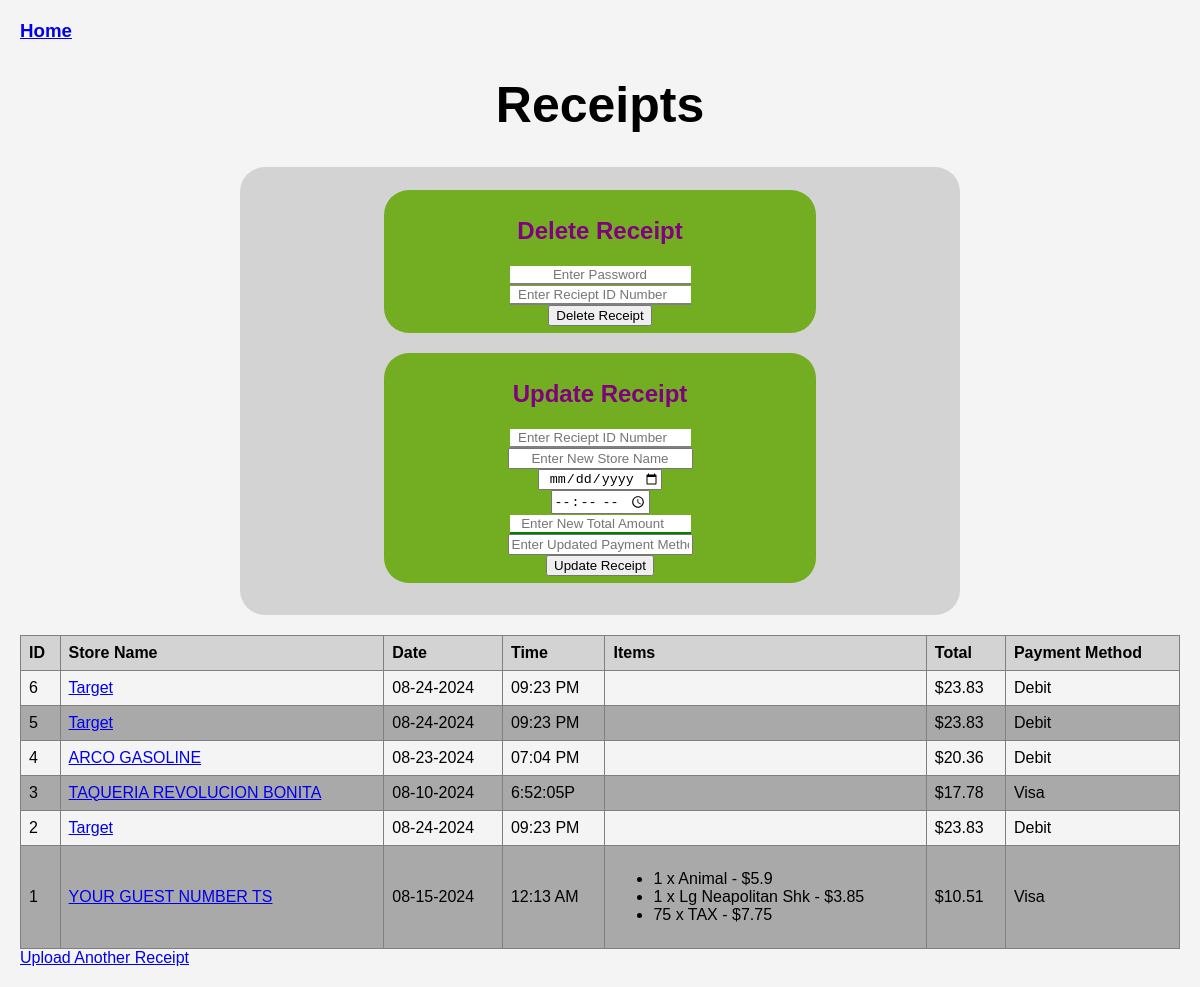
Page /receipts on the committed database.
### app.py (models this page shows)
class Receipt(Base):
    __tablename__ = 'receipts'
    id = Column(Integer, primary_key=True)
    store_name = Column(String)
    date = Column(String)
    time = Column(String)
    total = Column(Float)
    payment_method = Column(String)
    filepath = Column(String)
    items = relationship("Item", back_populates="receipt", cascade="all, delete-orphan")

class Item(Base):
    __tablename__ = 'items'
    item_id = Column(Integer, primary_key=True)
    receipt_id = Column(Integer, ForeignKey('receipts.id'))
    name = Column(String)
    quantity = Column(Integer)
    price = Column(Float)
    receipt = relationship("Receipt", back_populates="items")

### app.py (the view)
@app.route('/receipts')
def show_receipts():
    receipts = session.query(Receipt).all()
    return render_template('results.html', receipts=receipts)

### templates/results.html (shortened to what this page needs)
<!DOCTYPE html>
<html lang="en">
<head>
    <link rel="stylesheet" href="{{ url_for('static', filename='style.css') }}">
</head>
<body>
    <h3><a href="{{ url_for('index')}}">Home</a></h3>
    <h1 class="center">Receipts</h1>
    <div class="center">
        <div class="formbox box" style="padding-top: 2%;">
            <div class="center">
                <form action="/delete" method="POST" class="formbox">
                    <h2 class="center">Delete Receipt</h2>
                    <input type="password" name="password" placeholder="Enter Password" required>
                    <br/>
                    <input type="number" name="receipt_id" placeholder="Enter Reciept ID Number" required>
                    <br/>
                    <button type="submit">Delete Receipt</button>
                </form>
            </div>
            <div class="center">
                <form action="/update" method="POST" class="formbox">
                    <h2 class="center">Update Receipt</h2>
                    <input type="number" name="receipt_id" placeholder="Enter Reciept ID Number" required>
                    <br/>
                    <input type="text" name="store_name" placeholder="Enter New Store Name">
                    <br/>
                    <input type="date" name="date" placeholder="Enter New Date(MM/DD/YYYY)">
                    <br/>
                    <input type="time" name="time" placeholder="Enter New Time">
                    <br/>
                    <input type="number" min="0.01" step="0.01" name="total" placeholder="Enter New Total Amount">
                    <br/>
                    <input type="text" name="payment_method" placeholder="Enter Updated Payment Method">
                    <br/>
                    <button type="submit">Update Receipt</button>
                </form>
            </div>
        </div>
    </div>
    <table>
        <tr>
            <th>ID</th>
            <th>Store Name</th>
            <th>Date</th>
            <th>Time</th>
            <th>Items</th>
            <th>Total</th>
            <th>Payment Method</th>
        </tr>
        {% for receipt in receipts|reverse %}
        <tr>
            <td>{{ receipt.id }}</td>
            <td><a href={{ "display_image/"+receipt.id|string }}>{{ receipt.store_name }}</a></td>
            <td>{{ receipt.date }}</td>
            <td>{{ receipt.time }}</td>
            <td>
                <ul>
                    {% for item in receipt.items %}
                    <li>{{ item.quantity }} x {{ item.name }} - ${{ item.price }}</li>
                    {% endfor %}
                </ul>
            </td>
            <td>${{ receipt.total }}</td>
            <td>{{ receipt.payment_method }}</td>
        </tr>
        {% endfor %}
    </table>
    <a href="{{ url_for('index') }}">Upload Another Receipt</a>
</body>
</html>

### static/style.css (style rules this page uses)
body { font-family: Arial, sans-serif; margin: 20px; background-color:#f4f4f4; }
h1 { font-size: 50px; color: black; }
h2 { color:Purple; }
.formbox { border-radius: 25px; background: #73AD21; padding: 1%; display: inline-table; width: 60%; }
.box { background-color: lightgray; padding-top: 10px; }
form { margin-bottom: 20px; text-align: center; padding-left: 50px; }
input { text-align: center; }
table { width: 100%; border-collapse: collapse; margin-top: 20px; }
table, th, td { border: 1px solid grey; }
th, td { padding: 8px; text-align: left; }
tr:nth-child(odd) { background-color: darkgray; }
th { background-color: lightgray; }
input[type=password], input[type=number] { border: none; border-bottom: 2px solid gray; }
input[type=password]:valid, input[type=number]:valid { border: none; border-bottom: 2px solid green; }
.center { text-align: center; }

### rows in the picture
Receipt: id "6", store_name "Target", date "08-24-2024", time "09:23 PM", total "23.83", payment_method "Debit"
Receipt: id "5", store_name "Target", date "08-24-2024", time "09:23 PM", total "23.83", payment_method "Debit"
Receipt: id "4", store_name "ARCO GASOLINE", date "08-23-2024", time "07:04 PM", total "20.36", payment_method "Debit"
Receipt: id "3", store_name "TAQUERIA REVOLUCION BONITA", date "08-10-2024", time "6:52:05P", total "17.78", payment_method "Visa"
Receipt: id "2", store_name "Target", date "08-24-2024", time "09:23 PM", total "23.83", payment_method "Debit"
Receipt: id "1", store_name "YOUR GUEST NUMBER TS", date "08-15-2024", time "12:13 AM", total "10.51", payment_method "Visa"
Item: quantity "1", name "Animal", price "5.9"
Item: quantity "1", name "Lg Neapolitan Shk", price "3.85"
Item: quantity "75", name "TAX", price "7.75"
